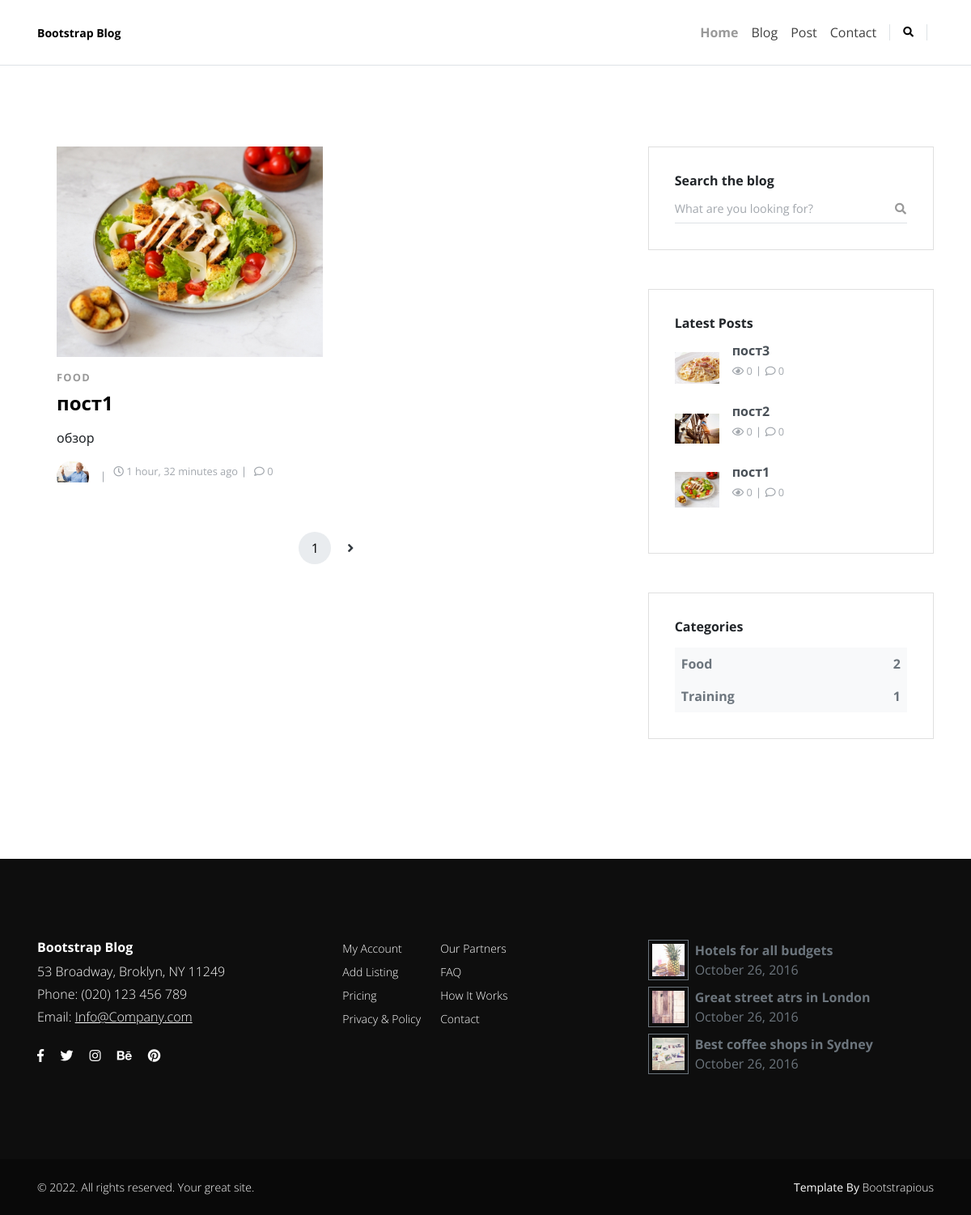
Screenshot of /blog/ with the database file from the repository.
### posts/models.py (models this page shows, shortened)
class Post(models.Model):
    title = models.CharField(max_length=100)
    overview = models.TextField()
    timestamp = models.DateTimeField(auto_now_add=True)
    comment_count = models.IntegerField(default=0)
    view_count = models.IntegerField(default=0)
    author = models.ForeignKey(Author, on_delete=models.CASCADE)
    thumbnail = models.ImageField()
    categories = models.ManyToManyField(Category)
    featured = models.BooleanField(default=False)
    previous_post = models.ForeignKey(
        'self', related_name='previous', on_delete=models.SET_NULL, blank=True, null=True)
    next_post = models.ForeignKey(
        'self', related_name='next', on_delete=models.SET_NULL, blank=True, null=True)
    def get_absolute_url(self):
        return reverse('post_detail', kwargs={
            'id': self.id,
        })

class Category(models.Model):
    title = models.CharField(max_length=200)
    def __str__(self):
        return self.title

class Author(models.Model):
    user = models.OneToOneField(User, on_delete=models.CASCADE)
    profile_picture = models.ImageField()

### posts/views.py (the view)
# urls.py: 2. Add a URL to urlpatterns:  path('blog/', include('blog.urls'))
def blog(request):
    most_recent = Post.objects.order_by('-timestamp')[:3]
    category_count = get_category_count()
    post_list = Post.objects.all()
    paginator = Paginator(post_list, 1)
    page_request_var = 'page'
    page = request.GET.get(page_request_var)
    try:
        paginated_queryset = paginator.page(page)
    except PageNotAnInteger:
        paginated_queryset = paginator.page(1)
    except EmptyPage:
        paginated_queryset = paginator.page(paginator.num_pages)
    context = {
        "queryset": paginated_queryset,
        "page_request_var": page_request_var,
        "most_recent": most_recent,
        "category_count": category_count,
    }
    return render(request, 'blog.html', context)

### posts/views.py (called while the page is built)
def get_category_count():
    queryset = Post.objects.values('categories__title').annotate(Count('categories__title'))
    return queryset

### templates/blog.html (shortened to what this page needs)
{% extends 'base.html' %}
{% load static %}
{% block content %}
    <section>
      <div class="container">
        <div class="row gy-5">
          <main class="col-lg-8">
            <div class="container">
              <div class="row gy-4 mb-5">
                {% for post in queryset %}
                <div class="col-xl-6"><a class="mb-3" href="{{post.get_absolute_url}}"><img class="img-fluid" src="{{ post.thumbnail.url }}" alt="..."/></a>
                  <div class="d-flex align-items-center justify-content-between mb-2">
                    {% for cat in post.categories.all %}
                    <a class="small fw-bold text-uppercase small" href="!#">{{cat}}</a>
                    {%endfor%}
                  </div>
                  <h3 class="h4"><a class="text-dark" href="{{post.get_absolute_url}}">{{post.title}}</a></h3>
                  <p class="text-muted text-sm">{{ post.overview|linebreaks|truncatechars:200}}</p>
                  <ul class="list-inline list-separated text-gray-500 mb-0">
                    <li class="list-inline-item"><a class="d-flex align-items-center flex-wrap text-reset" href="!#">
                        <div class="avatar flex-shrink-0"><img class="img-fluid" src="{{post.author.profile_picture.url}}" alt="..."/></div>
                      <small>{{post.author.username}}</small></a></li>
                    <li class="list-inline-item small"><i class="far fa-clock"></i> {{ post.timestamp|timesince }} ago</li>
                    <li class="list-inline-item small"><i class="far fa-comment"></i> {{ post.comment_count }}</li>
                  </ul>
                </div>
                {% endfor %}
              </div>
              <nav aria-label="Page navigation example">
                <ul class="pagination justify-content-center">
                  <li class="page-item active"><a class="page-link" href="!#">{{queryset.number}}</a></li>
                    {% if queryset.has_next %}
                  <li class="page-item"><a class="page-link" href="?{{ page_request_var }}={{ queryset.next_page_number }}"><i class="fas fa-angle-right"></i></a></li>
                  {% endif %}
                </ul>
              </nav>
            </div>
          </main>
  {% include 'sidebar.html' with most_recent=most_recent category_count=category_count %}
        </div>
      </div>
    </section>
    <link rel="stylesheet" href="https://use.fontawesome.com/releases/v5.7.1/css/all.css">
{% endblock content %}

### templates/sidebar.html
 <aside class="col-lg-4">
            <div class="card mb-5">
              <div class="card-body">
                <h3 class="h6">Search the blog</h3>
                <form action="{%url 'search'%}">
                  <div class="input-group border-bottom">
                    <input class="form-control border-0 shadow-0 ps-0" type="text" name = "q" placeholder="What are you looking for?">
                    <button class="btn btn-link btn-sm shadow-0 px-0" type="submit"><i class="fas fa-search"></i></button>
                  </div>
                </form>
              </div>
            </div>
            <div class="card mb-5">
              <div class="card-body">
                <h3 class="h6 mb-3">Latest Posts</h3>
                {%for post in most_recent%}
                <a class="text-reset mb-3" href="{{post.get_absolute_url}}">
                  <div class="d-flex align-items-center"><img class="img-fluid flex-shrink-0" src="{{post.thumbnail.url}}" alt="..." width="55">
                    <div class="ms-3">
                      <p class="mb-2 fw-bold text-gray-700 lh-1">{{post.title}}</p>
                      <ul class="list-inline list-separated text-gray-500 d-flex align-items-center">
                        <li class="list-inline-item small"><i class="far fa-eye"></i> {{post.view_count }}</li>
                        <li class="list-inline-item small"><i class="far fa-comment"></i> {{post.comment_count }}</li>
                      </ul>
                    </div>
                  </div></a>
               {%endfor%}
              </div>
            </div>
            <div class="card mb-5">
              <div class="card-body">
                <h3 class="h6 mb-3">Categories</h3>
                {%for cat in category_count%}
                <div class="p-2 d-flex justify-content-between fw-bold text-gray-600 bg-light"><a class="text-reset" href="!#">{{cat.categories__title}}</a><span>{{cat.categories__title__count}}</span></div>
                 {%endfor%}
              </div>
            </div>
          </aside>

### rows the page displays
Post: thumbnail (picture), title "пост1", overview "обзор", author.profile_picture (picture), timestamp "1 hour, 32 minutes", comment_count "0", view_count "0"
Category: title "FOOD"
Post: thumbnail (picture), title "пост3", view_count "0", comment_count "0"
Post: thumbnail (picture), title "пост2", view_count "0", comment_count "0"

### other values shown
{{ queryset.number }} "1"
{{ cat.categories__title }} "Food" "Training"
{{ cat.categories__title__count }} "2" "1"
